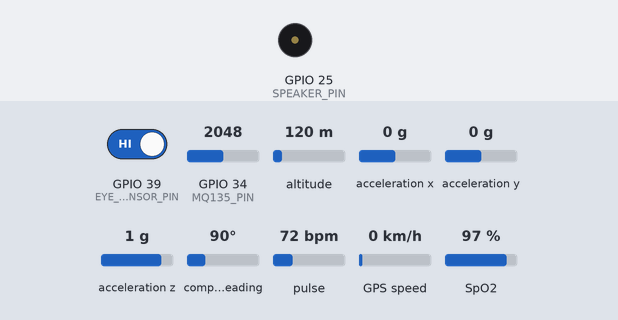
Simulated run of this sketch. Board: ESP32. On the bench: buzzer (waves = sounding). Wiring (inferred from the names in the program): MPU-6050 motion sensor at I2C address 0x68. Inputs (shaded band) come from the test bench; at power-on: acceleration y 0 g, GPIO 34 (MQ135_PIN) = 2048, GPIO 39 (EYE_SENSOR_PIN) HIGH, altitude 120 m, acceleration x 0 g, acceleration z 1 g, compass heading 90°, pulse 72 bpm, GPS speed 0 km/h, SpO2 97 %. WiFi joins after 1.5 s; servers stay silent unless stated; the GPS gets a fix after 3 s at 37.7749, -122.4194 with 8 satellites; what the sketch prints to the serial monitor is not drawn.

Above: at 3.8 s.
3.9 s: acceleration y set to -0.3 g
10.1 s: acceleration y set to -0.6 g
At 11.4 s:
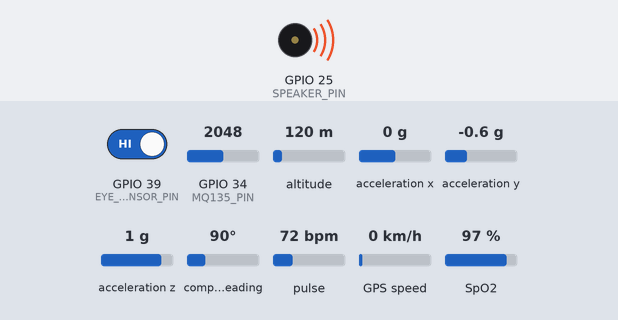
Timing chart, 0 to 13.1 s (numbered marks = the images above; inputs shaded):
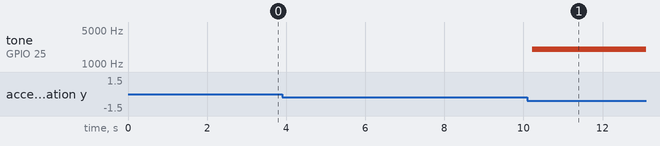

Measured:
- the behaviour switches between -0.4 and -0.5 g on acceleration y (found by bisection; images 0 and 1)
- after the input at 10.1 s, tone on GPIO 25 (SPEAKER_PIN): silent → 2000 Hz after 0.13 s

The sketch:

All_Sensor_merged_Websockets.ino
```cpp
#include <Wire.h>
#include <TinyGPSPlus.h>
#include <HardwareSerial.h>
#include "MAX30100_PulseOximeter.h"
#include <WiFi.h>
#include <WebSocketsServer.h>
#include <ArduinoJson.h>

// ===== WiFi Credentials =====
const char* ssid = "Samsung Galaxy A56 5G";
const char* password = "Terimakichut";

// ===== Pin Definitions =====
#define EYE_SENSOR_PIN 39
#define SPEAKER_PIN 25
#define MQ135_PIN 34
#define MPU_ADDR 0x68

// ===== Speaker Settings =====
#define CHANNEL 0
#define FREQUENCY 2000
#define RESOLUTION 8

// ===== Objects =====
PulseOximeter pox;
TinyGPSPlus gps;
HardwareSerial GPS(2);
WebSocketsServer webSocket = WebSocketsServer(81);

// ===== Eye Blink Variables =====
unsigned long eyeClosedStartTime = 0;
bool eyeBeeping = false;

// ===== MPU6050 Variables =====
int16_t AccX, AccY, AccZ;
float roll = 0;
bool mpuBeeping = false;
unsigned long lastMPURead = 0;

// ===== MAX30100 Variables =====
const int SAMPLE_COUNT = 5;
int hrCount = 0;
float hrSum = 0;
float spo2Sum = 0;
float avgHR = 0;
float avgSpO2 = 0;
unsigned long lastHealthRead = 0;

// ===== GPS Variables =====
unsigned long lastGPSPrint = 0;
unsigned long sameLocationStart = 0;
double lastLat = 0.0;
double lastLng = 0.0;
double currentLat = 0.0;
double currentLng = 0.0;
bool firstFix = true;
bool gpsBeeping = false;

// ===== MQ135 Variables =====
unsigned long lastAirRead = 0;
int airQualityValue = 0;
String airQualityStatus = "Unknown";

// ===== WebSocket Update =====
unsigned long lastWSUpdate = 0;

void setup() {
  Serial.begin(115200);
  delay(1000);

  // ===== Pin Setup =====
  pinMode(EYE_SENSOR_PIN, INPUT);

  // ===== Speaker Setup =====
  ledcAttach(SPEAKER_PIN, FREQUENCY, RESOLUTION);
  ledcWrite(SPEAKER_PIN, 0);

  // ===== WiFi Setup =====
  Serial.println("\n[WiFi] Connecting...");
  WiFi.begin(ssid, password);
  WiFi.setSleep(false); // Disable WiFi sleep for better WebSocket performance

  int attempts = 0;
  while (WiFi.status() != WL_CONNECTED && attempts < 20) {
    delay(500);
    Serial.print(".");
    attempts++;
  }

  if (WiFi.status() == WL_CONNECTED) {
    Serial.println("\n[WiFi] Connected!");
    Serial.print("[WiFi] IP Address: ");
    Serial.println(WiFi.localIP());
    Serial.print("[WiFi] WebSocket Server: ws://");
    Serial.print(WiFi.localIP());
    Serial.println(":81");
  } else {
    Serial.println("\n[WiFi] Connection failed - continuing without WiFi");
  }

  // ===== WebSocket Setup =====
  webSocket.begin();
  webSocket.onEvent(webSocketEvent);
  Serial.println("[WebSocket] Server started on port 81");

  // ===== I2C Setup =====
  Wire.begin(21, 22);
  Wire.setClock(100000);

  // ===== MPU6050 Init =====
  Wire.beginTransmission(MPU_ADDR);
  Wire.write(0x6B);
  Wire.write(0);
  Wire.endTransmission(true);
  delay(100);

  // ===== MAX30100 Init =====
  if (!pox.begin()) {
    Serial.println("MAX30100 not found - continuing without it");
  } else {
    pox.setIRLedCurrent(MAX30100_LED_CURR_7_6MA);
    Serial.println("MAX30100 ready");
  }

  // ===== GPS Setup =====
  GPS.begin(9600, SERIAL_8N1, 16, 17);

  Serial.println("=== Driver Safety System Started ===");
  Serial.println("Sensors: Eye Blink | MPU6050 | MAX30100 | GPS | MQ-135");
  Serial.println("=====================================\n");
}

void loop() {
  unsigned long currentMillis = millis();

  // ===== WebSocket Handler =====
  webSocket.loop();

  // ===== Eye Blink Sensor (always check) =====
  checkEyeBlink();

  // ===== MPU6050 Reading (every 200ms for faster tilt detection) =====
  if (currentMillis - lastMPURead >= 200) {
    lastMPURead = currentMillis;
    readMPU6050();
  }

  // ===== MAX30100 Reading (every 1000ms, health data doesn't need to be as fast) =====
  if (currentMillis - lastHealthRead >= 1000) {
    lastHealthRead = currentMillis;
    readMAX30100();
  }

  // ===== GPS Reading (continuous) =====
  while (GPS.available()) {
    gps.encode(GPS.read());
  }

  if (currentMillis - lastGPSPrint >= 7000) {
    lastGPSPrint = currentMillis;
    checkGPS();
  }

  // ===== MQ-135 Air Quality (every 10s) =====
  if (currentMillis - lastAirRead >= 10000) {
    lastAirRead = currentMillis;
    readAirQuality();
  }

  // ===== Speaker Control (priority based) =====
  updateSpeaker();

  // ===== Send WebSocket Data (every 200ms, synced with MPU updates) =====
  if (currentMillis - lastWSUpdate >= 200) {
    lastWSUpdate = currentMillis;
    sendWebSocketData();
  }
}

void checkEyeBlink() {
  int sensorState = digitalRead(EYE_SENSOR_PIN);

  if (sensorState == LOW) {
    Serial.println("[EYE] Closed");

    if (eyeClosedStartTime == 0) {
      eyeClosedStartTime = millis();
    }

    if (millis() - eyeClosedStartTime >= 10000 && !eyeBeeping) {
      eyeBeeping = true;
      Serial.println("[ALERT] Eyes closed > 10s!");
    }
  } else {
    Serial.println("[EYE] Open");
    eyeClosedStartTime = 0;
    eyeBeeping = false;
  }
}

void readMPU6050() {
  Wire.beginTransmission(MPU_ADDR);
  Wire.write(0x3B);
  Wire.endTransmission(false);
  Wire.requestFrom(MPU_ADDR, 6, true);

  AccX = Wire.read() << 8 | Wire.read();
  AccY = Wire.read() << 8 | Wire.read();
  AccZ = Wire.read() << 8 | Wire.read();

  float Ax = AccX / 16384.0;
  float Ay = AccY / 16384.0;
  float Az = AccZ / 16384.0;

  roll = atan2(Ay, Az) * 180.0 / PI;

  Serial.print("[MPU] Roll: ");
  Serial.print(roll, 2);
  Serial.println(" deg");

  if (roll > 25 || roll < -25) {
    mpuBeeping = true;
    Serial.println("[ALERT] Excessive head tilt!");
  } else {
    mpuBeeping = false;
  }
}

void readMAX30100() {
  pox.update();

  float hr = pox.getHeartRate();
  float spo2 = pox.getSpO2();

  if (hr >= 70 && hr <= 120 && spo2 > 80 && spo2 <= 100) {
    hrSum += hr;
    spo2Sum += spo2;
    hrCount++;
  }

  if (hrCount >= SAMPLE_COUNT) {
    avgHR = hrSum / SAMPLE_COUNT;
    avgSpO2 = spo2Sum / SAMPLE_COUNT;

    Serial.print("[HEALTH] BPM: ");
    Serial.print(avgHR, 1);
    Serial.print(" | SpO2: ");
    Serial.print(avgSpO2, 1);
    Serial.println("%");

    hrCount = 0;
    hrSum = 0;
    spo2Sum = 0;
  }
}

void checkGPS() {
  if (gps.location.isValid()) {
    currentLat = gps.location.lat();
    currentLng = gps.location.lng();

    Serial.print("[GPS] Lat: ");
    Serial.print(currentLat, 6);
    Serial.print(" | Lng: ");
    Serial.println(currentLng, 6);

    if (firstFix) {
      lastLat = currentLat;
      lastLng = currentLng;
      sameLocationStart = millis();
      firstFix = false;
    } else {
      if (currentLat == lastLat && currentLng == lastLng) {
        if (millis() - sameLocationStart >= 60000) {
          gpsBeeping = true;
          Serial.println("[ALERT] Vehicle stationary > 60s!");
        }
      } else {
        lastLat = currentLat;
        lastLng = currentLng;
        sameLocationStart = millis();
        gpsBeeping = false;
      }
    }
  } else {
    Serial.println("[GPS] Waiting for fix...");
  }
}

void readAirQuality() {
  airQualityValue = analogRead(MQ135_PIN);

  if (airQualityValue < 800)
    airQualityStatus = "Excellent";
  else if (airQualityValue < 1300)
    airQualityStatus = "Good";
  else if (airQualityValue < 1800)
    airQualityStatus = "Moderate";
  else if (airQualityValue < 2300)
    airQualityStatus = "Bad";
  else if (airQualityValue < 2800)
    airQualityStatus = "Severe";
  else
    airQualityStatus = "Hazardous";

  Serial.print("[AIR] ADC: ");
  Serial.print(airQualityValue);
  Serial.print(" | Quality: ");
  Serial.println(airQualityStatus);
}

void updateSpeaker() {
  // Priority: Eye > MPU > GPS
  if (eyeBeeping || mpuBeeping || gpsBeeping) {
    ledcWrite(SPEAKER_PIN, 200);
  } else {
    ledcWrite(SPEAKER_PIN, 0);
  }
}

void sendWebSocketData() {
  StaticJsonDocument<384> doc;

  // Eye sensor
  doc["eye"]["status"] = eyeBeeping ? "CLOSED" : "OPEN";
  doc["eye"]["alert"] = eyeBeeping;

  // MPU6050
  doc["mpu"]["roll"] = roll;
  doc["mpu"]["alert"] = mpuBeeping;

  // MAX30100
  doc["health"]["heartRate"] = avgHR;
  doc["health"]["spO2"] = avgSpO2;

  // GPS
  doc["gps"]["latitude"] = currentLat;
  doc["gps"]["longitude"] = currentLng;
  doc["gps"]["valid"] = gps.location.isValid();
  doc["gps"]["alert"] = gpsBeeping;

  // Air Quality
  doc["air"]["value"] = airQualityValue;
  doc["air"]["status"] = airQualityStatus;

  // Overall alert status
  doc["alertActive"] = (eyeBeeping || mpuBeeping || gpsBeeping);

  String jsonString;
  serializeJson(doc, jsonString);
  webSocket.broadcastTXT(jsonString);
}

void webSocketEvent(uint8_t num, WStype_t type, uint8_t * payload, size_t length) {
  switch(type) {
    case WStype_DISCONNECTED:
      Serial.printf("[WebSocket] Client #%u disconnected\n", num);
      break;

    case WStype_CONNECTED:
      {
        IPAddress ip = webSocket.remoteIP(num);
        Serial.printf("[WebSocket] Client #%u connected from %d.%d.%d.%d\n",
                      num, ip[0], ip[1], ip[2], ip[3]);
      }
      break;

    case WStype_TEXT:
      Serial.printf("[WebSocket] Message from #%u: %s\n", num, payload);
      break;
  }
}
```
